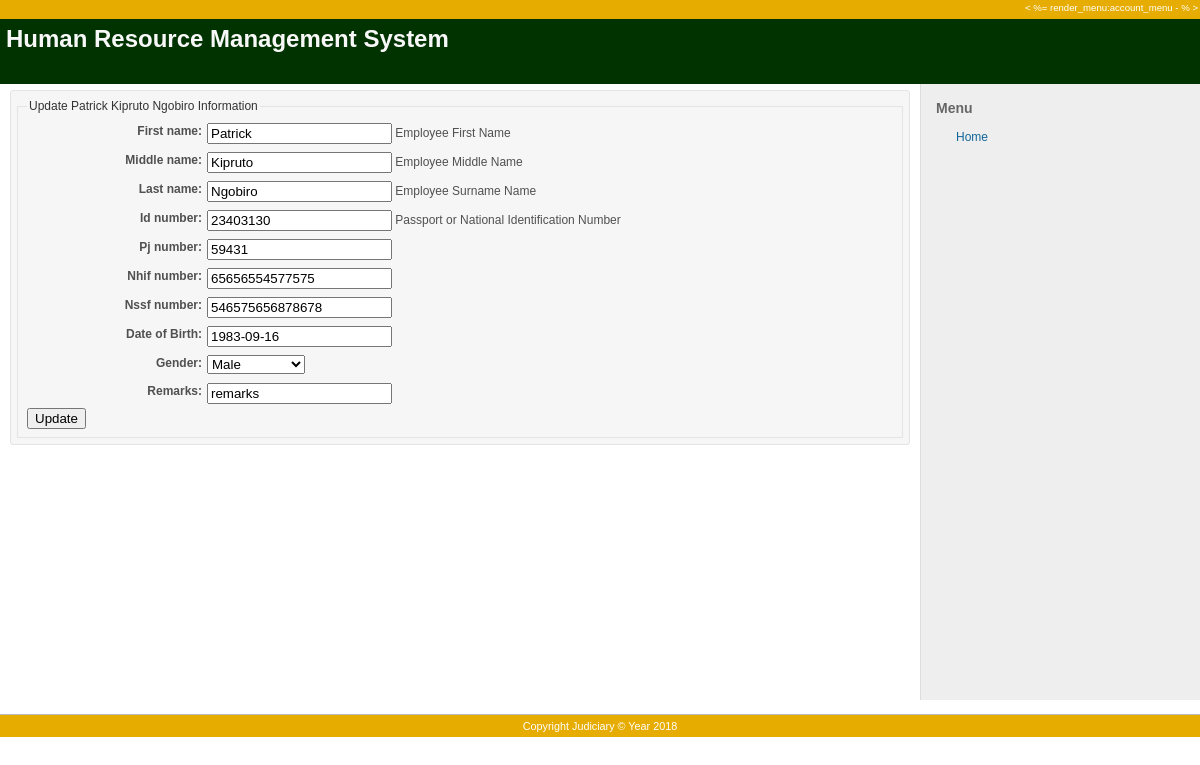
/employees/update/1, run on the app's committed database.
### employees/models.py (models this page shows, shortened)
class Employee(models.Model):
    GENDER = ((1, 'Male'), (2, 'Female'), (3, 'Transgender'),)
    STATUS = ((1, 'inservice'), (2, 'dismissed'), (3, 'retired'), (4, 'suspended'), (5, 'deceased'))
    first_name = models.CharField(max_length=20, help_text="Employee First Name")
    middle_name = models.CharField(max_length=20, help_text="Employee Middle Name")
    last_name = models.CharField(max_length=20, help_text="Employee Surname Name")
    id_number = models.CharField(max_length=10, help_text="Passport or National Identification Number")
    pj_number = models.IntegerField(unique=True)
    nhif_number = models.CharField(max_length=20, unique=True)
    nssf_number = models.CharField(max_length=20, unique=True)
    date_of_birth = models.DateField(verbose_name="Date of Birth")
    gender = models.IntegerField(choices=GENDER)
    postal_address = models.CharField(max_length=10, help_text="Postal Adddress", blank=True, null=True)
    home_country = models.IntegerField()
    remarks = models.CharField(max_length=20, blank=True, null=True)
    profile_picture = models.ImageField(upload_to='employees_profile_picture', blank=True, null=True)
    def full_name(self):
        return (" ".join([self.first_name, self.middle_name, self.last_name]))
    class Meta:
        ordering = ('pj_number',)

### employees/views.py (the view, shortened to what this page needs)
# urls.py: url(r'^update/(?P<pk>\d+)$', views.EmployeeUpdateView.as_view(), name='employee-update'),
class EmployeeUpdateView(generic.UpdateView):
    model = Employee
    template_name = "employees/employee_update_form.html"
    fields = ['first_name', 'middle_name', 'last_name', 'id_number', 'pj_number',
              'nhif_number', 'nssf_number', 'date_of_birth', 'gender', 'remarks']

### employees/templates/employees/employee_update_form.html (shortened to what this page needs)
{% extends 'employees/base.html' %}
{% block sidebar %}
<div id="admin-menu">
    <li><a href="/employees/list" class="icon icon-group">Home</a></li>
</div>
{% endblock sidebar%}
    {% block content %}
    <div class="box tabular">
        <fieldset>
            <legend> Update {{ employee.full_name}} Information</legend>
            <form method="post">
                {{form.as_p}}
                <button type="submit">Update</button>
            </form>
        </fieldset>
    </div>
    {% endblock content%}

### employees/static/css/main.css (style rules this page uses)
html { overflow-y:scroll; }
body { font-family: Verdana, sans-serif; font-size: 12px; color:#333; margin: 0; padding: 0; min-width: 900px; }
#admin-menu li { margin: 0; padding: 0 0 6px 0; list-style-type:none; }
#admin-menu a { background-position: 0% 40%; background-repeat: no-repeat; padding-left: 20px; padding-top: 2px; padding-bottom: 3px; }
a, a:link, a:visited { color: #169; text-decoration: none; }
#admin-menu a { line-height:1.7em; }
.box { padding:6px; margin-bottom: 10px; background-color:#f6f6f6; color:#505050; line-height:1.5em; border: 1px solid #e4e4e4; word-wrap: break-word; border-radius: 3px; }
form { display: inline; }
input, select { vertical-align: middle; margin-top: 1px; margin-bottom: 1px; }
fieldset { border: 1px solid #e4e4e4; margin:0; }
legend { color: #333; }
.tabular p { margin: 0; padding: 3px 0 3px 0; padding-left: 180px; min-height: 1.8em; clear:left; }
html>body .tabular p { overflow:hidden; }
.tabular input, .tabular select { max-width:95% }
.tabular label { font-weight: bold; float: left; text-align: right; margin-left: -180px; width: 175px; }
.icon { background-position: 0% 50%; background-repeat: no-repeat; padding-left: 20px; padding-top: 2px; padding-bottom: 3px; }

### employees/static/css/mobile.css (style rules this page uses)
* { font-family: 'Montserrat', sans-serif; }
label { display: inline-block; width: 55px; text-align: left; color: #fff; }
.container input, select { margin-left: 15px; width: 50%; clear: both; }

### data on the page
Employee: full_name "Patrick Kipruto Ngobiro", first_name "Patrick", middle_name "Kipruto", last_name "Ngobiro", id_number "23403130", pj_number "59431", nhif_number "65656554577575", nssf_number "546575656878678", date_of_birth "1983-09-16", gender "Male", remarks "remarks"
